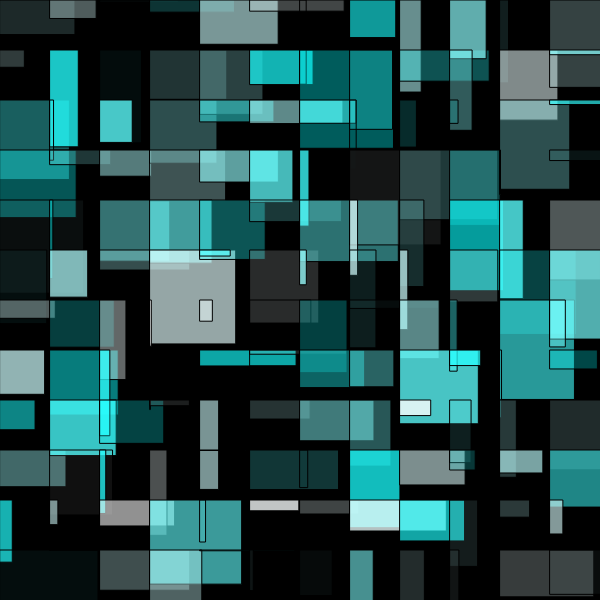
Frame 1 (no input)
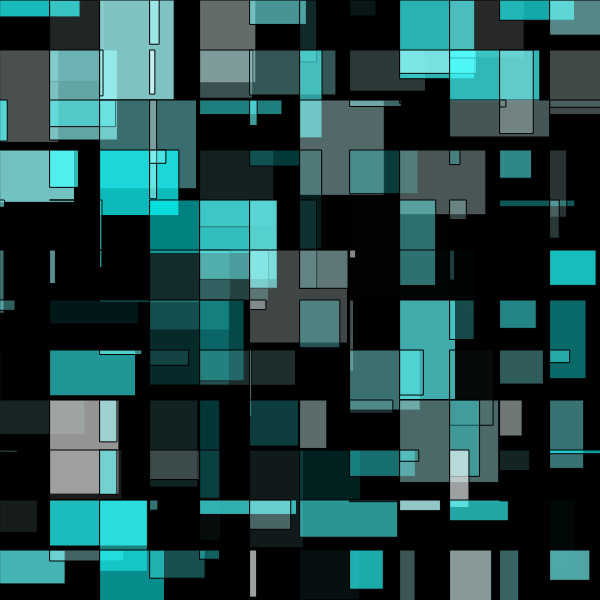
Frame 2 (the mouse pressed at the canvas centre, redrawn once)

The p5.js sketch that drew these frames (run headless with seeded random() and noise() and a simulated clock; the mouse was pressed at the canvas centre and the sketch redrawn once):

// p5.js sketch
// ── sketch.js
function setup() {
  	createCanvas(600, 600);
	noLoop();
}

function draw() {
	background(0);
	
	for (var i=0; i<12; i++) {
		for (var j=0; j<12; j++) {
			fill(random(255),255,255,random(200));
			rect(i*50, j*50, random(100), random(100));
		}		
	}
}
